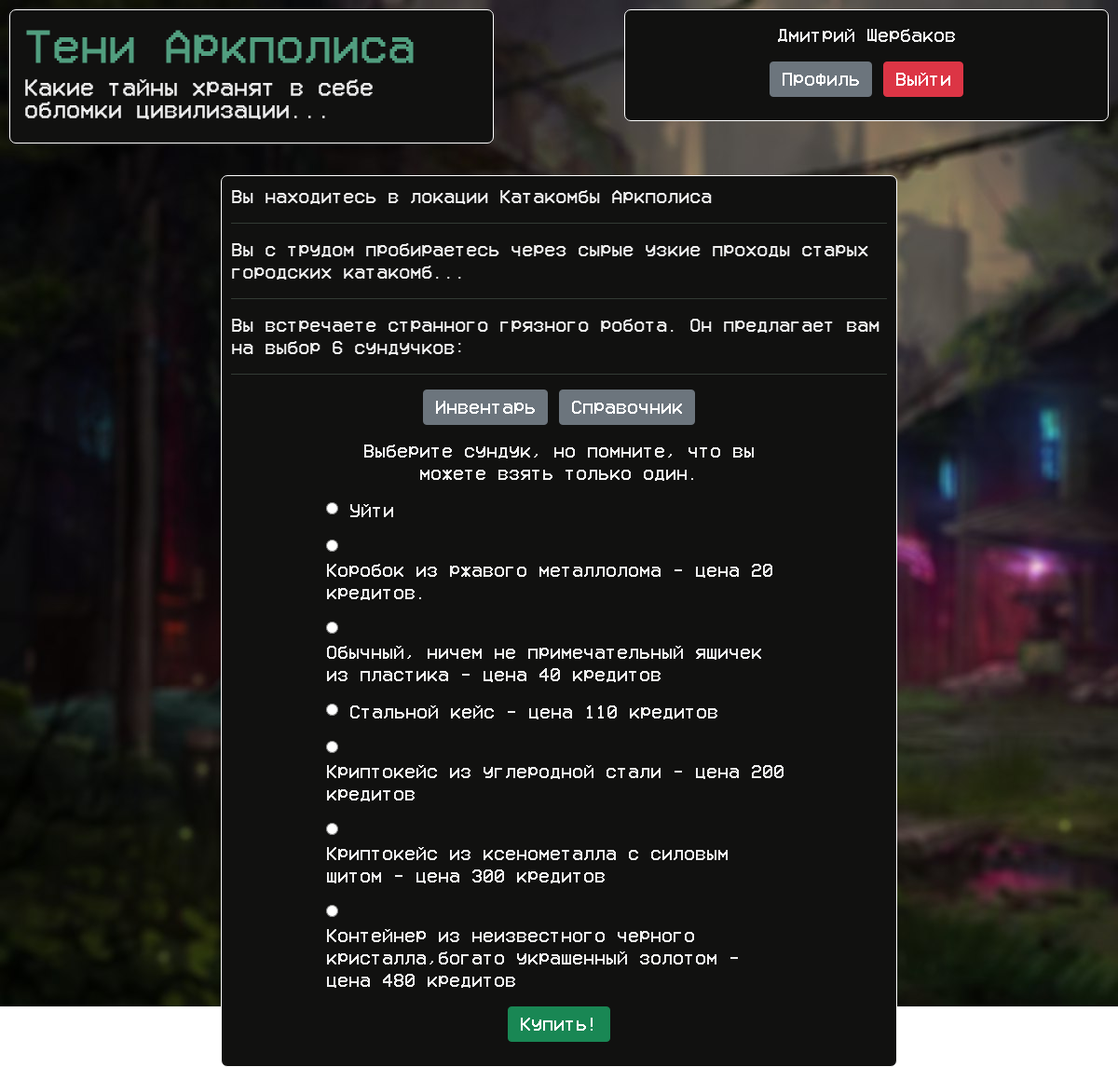
Screenshot of /adventure (signed in) with the database file from the repository.
### data/models/player.py (models this page shows, shortened)
class Player(SqlAlchemyBase, UserMixin):
    __tablename__ = 'players'
    id = sqlalchemy.Column(sqlalchemy.Integer, nullable=False, primary_key=True, autoincrement=True)
    email = sqlalchemy.Column(sqlalchemy.String, nullable=False, unique=True)
    name = sqlalchemy.Column(sqlalchemy.String, nullable=False)
    surname = sqlalchemy.Column(sqlalchemy.String, nullable=False)
    password = sqlalchemy.Column(sqlalchemy.String)
    nickname = sqlalchemy.Column(sqlalchemy.String, nullable=False)
    inventory = sqlalchemy.Column(sqlalchemy.String, nullable=True)
    equipped = sqlalchemy.Column(sqlalchemy.String, nullable=True)
    money = sqlalchemy.Column(sqlalchemy.Integer, nullable=False)
    location = sqlalchemy.Column(sqlalchemy.String, nullable=False)
    player_class = sqlalchemy.Column(sqlalchemy.Integer, sqlalchemy.ForeignKey('player_classes.id'), nullable=False)
    hp = sqlalchemy.Column(sqlalchemy.String, nullable=False)
    level = sqlalchemy.Column(sqlalchemy.String, nullable=False)

### data/models/location.py (models this page shows)
class Location(SqlAlchemyBase):
    __tablename__ = 'locations'
    id = sqlalchemy.Column(sqlalchemy.Integer, nullable=False, primary_key=True, autoincrement=True)
    name = sqlalchemy.Column(sqlalchemy.String, nullable=False)
    description = sqlalchemy.Column(sqlalchemy.String, nullable=False)
    level = sqlalchemy.Column(sqlalchemy.Integer, nullable=False)
    fav_class = sqlalchemy.Column(sqlalchemy.Integer, nullable=False)
    enemies = orm.relation('Enemy', back_populates='located')

### main.py (the view, shortened to what this page needs)
@app.route('/adventure', methods=['GET', 'POST'])
@login_required
def adventure_page():
    db_sess = db_session.create_session()
    status = current_user.location.split('/')
    location = db_sess.query(Location).filter(Location.id == int(status[0])).first()
    occupation = status[1]
    loc_name = location.name
    loc_text = location.description
    if status[0] != '1':  # Проверка на то, что пользователь не находится в стартовой локации
        if occupation == 'free':  # Пользователь свободен
            return render_template('adventure_free_page.html', heading='Приключение', location=loc_text, place=loc_name)
        elif occupation == 'buying':  # Пользователь торгует
            form = BuyingForm()
            return render_template('adventure_buying_page.html', heading='Приключение', form=form,
                                   location=loc_text, place=loc_name)
    else:  # Генерирование специальной страницы, если пользователь в стартовой локации
        variants = []
        for loc in db_sess.query(Location).filter(Location.id > 1):
            variants.append([loc.name, loc.level])
        return render_template('adventure_start_location_page.html', heading='Приключение', variants=variants)

### data/db_session.py (called while the page is built)
def create_session() -> Session:
    global __factory
    return __factory()

### main.py (called while the page is built)
@login_manager.user_loader
def load_user(player_id):
    db_sess = db_session.create_session()
    return db_sess.query(Player).get(player_id)

### templates/adventure_buying_page.html (shortened to what this page needs)
{% extends "basic_template.html" %}
{% block content %}
<br><br>
<div align="center" class="centred_div">
    <p align="left">Вы находитесь в локации {{ place }}</p><hr>
    <p align="left">{{ location }}</p><hr>
    <p align="left">Вы встречаете странного грязного робота. Он предлагает вам на выбор 6 сундучков:</p><hr>
    <p>
        <a class="btn btn-secondary" href="/inventory" role="button">Инвентарь</a>
        <a class="btn btn-secondary" href="/guide" role="button">Справочник</a>
    </p>
    <form action="" method="post">
        <p>
            {{ form.box_type.label }}<br>
            {% for radio_button in form.box_type %}
                <p align="left">
                    {{ radio_button }} {{ radio_button.label }}
                </p>
            {% endfor %}
        </p>
        <p>{{ form.submit(type="submit", class="btn btn-success") }}</p>
    </form>
</div>
{% endblock %}

### templates/basic_template.html (shortened to what this page needs)
<!DOCTYPE html>
<html lang="en">
<head>
    <link href="https://cdn.jsdelivr.net/npm/bootstrap@5.1.3/dist/css/bootstrap.min.css" rel="stylesheet"
>
    <link rel="stylesheet" type="text/css" href="../static/css/main_style.css" />
</head>
<body>
    <header>
        <div class="header_div">
            <h1 class="heading_text">Тени Аркполиса</h1>
            <h5>Какие тайны хранят в себе обломки цивилизации...</h5>
        </div>
        <div class="user_div" align="center">
            {% if current_user.is_authenticated %}
                <p>{{ current_user.name }} {{ current_user.surname }}</p>
                <a class="btn btn-secondary" href="/profile">Профиль</a>
                <a class="btn btn-danger" href="/logout">Выйти</a>
            {% else %}
                <br>
                <a class="btn btn-success" href="/register">Зарегистрироваться</a>
                <a class="btn btn-primary" href="/login">Войти</a>
            {% endif %}
        </div>
    </header>
    <main role="main" class="container">
        {% block content %}{% endblock %}
    </main>
</body>
</html>

### static/css/main_style.css (style rules this page uses)
body { background-image: url(../img/background.jpg); background-repeat: no-repeat; background-attachment: fixed; font-family: 'CustomFont'; color: #eeeeee; }
form { min-width: 500px; }
div { background-color: #111110; min-width: 520px; width: 65%; border-radius: 7px; border: 1px solid #ffffff; padding: 10px; }
hr { border: none; color: #99b7a0; background-color: #99b7a0; height: 1px; }
h1 { font-size: 40px; }
form { width: 450px; }
.centred_div { margin-left: auto; margin-right: auto; }
.heading_text { color: #519e7f; }
.header_div { width: 33%; min-height: 120px; padding: 15px; float: left; margin-left: 10px; }
.user_div { display: block; margin-left: auto; width: 25%; min-height: 120px; padding: 15px; margin-top: 10px; margin-right: 10px; margin-bottom: 10px; }

### rows the page displays
Player: name "Дмитрий", surname "Щербаков"
Location: name "Катакомбы Аркполиса", description "Вы с трудом пробираетесь через сырые узкие проходы старых городских катакомб..."

### other values shown
{{ radio_button.label }} "Уйти" "Коробок из ржавого металлолома - цена 20 кредитов." "Обычный, ничем не примечательный ящичек из пластика - цена 40 кредитов" "Стальной кейс - цена 110 кредитов" "Криптокейс из углеродной стали - цена 200 кредитов" "Криптокейс из ксенометалла с силовым щитом - цена 300 кредитов" "Контейнер из неизвестного черного кристалла,богато украшенный золотом - цена 480 кредитов"
